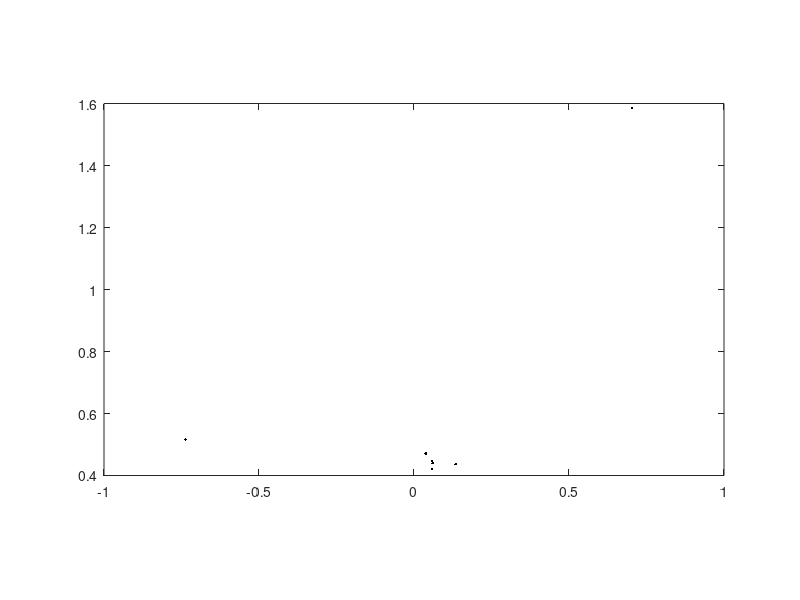

Reproduce this figure in MATLAB.
iterDepth = 2^8;

goodZ = complex(nan(iterDepth,1000),nan(iterDepth,1000));
for k = 1:1000
    thiscr = rand*4-2;
    thisci = rand*4-2;
    
    c = complex(thiscr,thisci);
        zold = complex(0,0);
        niter = 0;
        iterStop = false;
        while niter < iterDepth & iterStop == false
            niter = 1+niter;
            znew = zold^2 + c;
            if abs(znew) > 2
                iterStop = true;
            else
                goodZ(niter,k) = znew;
            end
            zold = znew;
        end
end
badZ = isnan(goodZ(end,:));
goodZ = goodZ(~badZ);
                plot(goodZ,'.k');
set(gca,'dataaspectratio',[1,1,1])